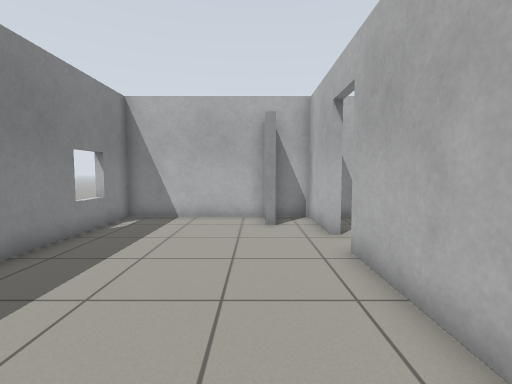
[1] (above)

18 first-person views from a walk through a Gazebo world. The camera is 0.94 m above the floor, tilts 4° down and sees 85° across. The floor is counted in squares, 0.5 m on a side. Each view is taken from the middle of a square. On the plan, view 1 faces up. The plan holds only what a view shows up to about 16 squares ahead; the rest is blank. Simple patterns stand in for the simulator's built-in surfaces.

[2]
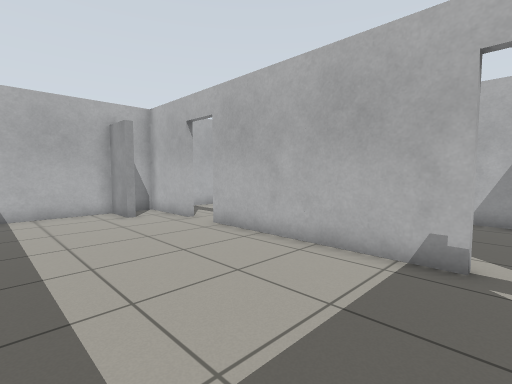

[3]
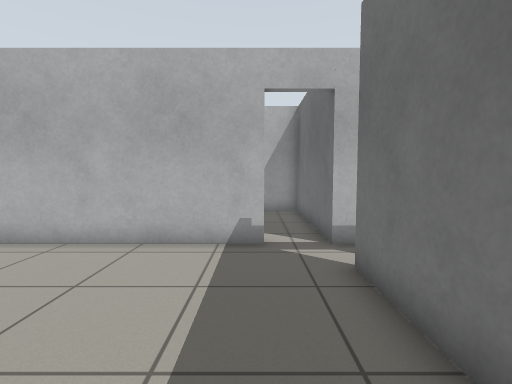

[4]
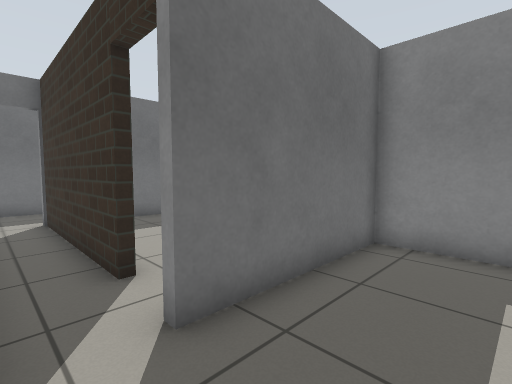

[5]
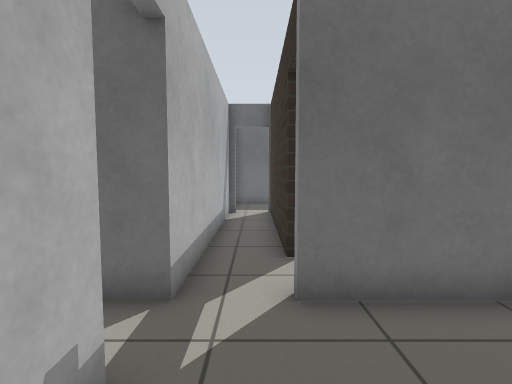

[6]
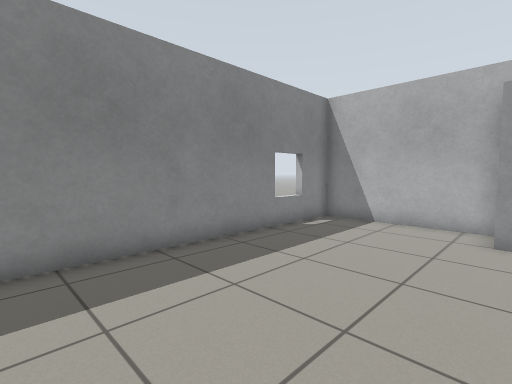

[7]
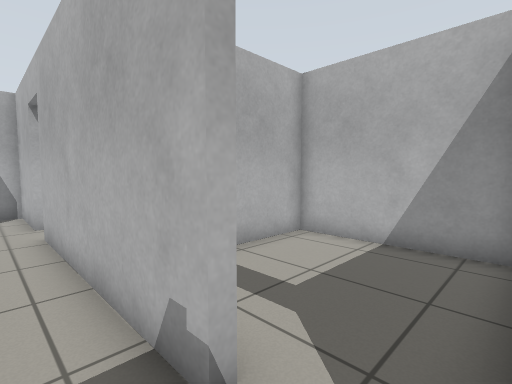

[8]
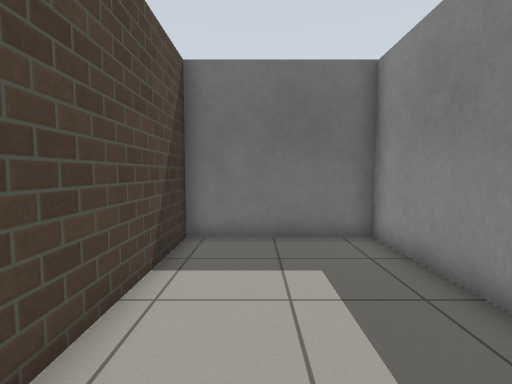

[9]
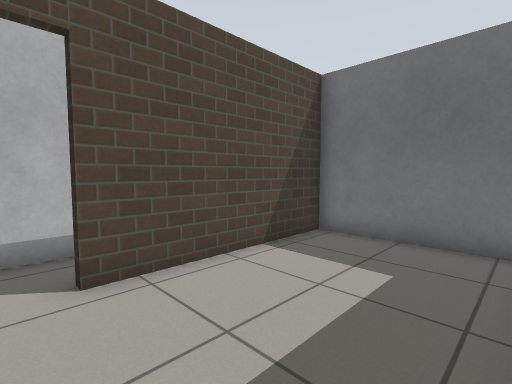

[10]
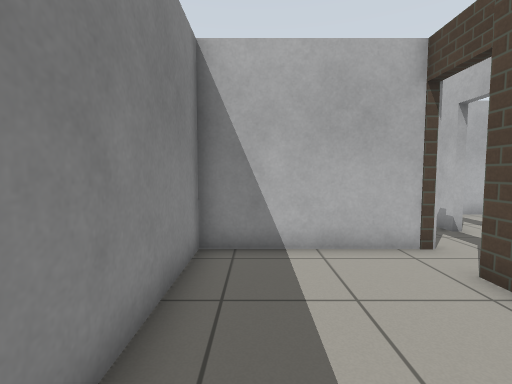

[11]
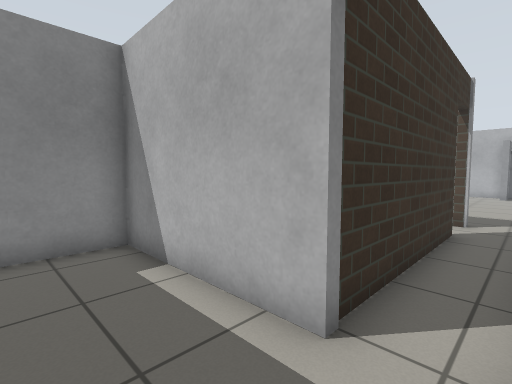

[12]
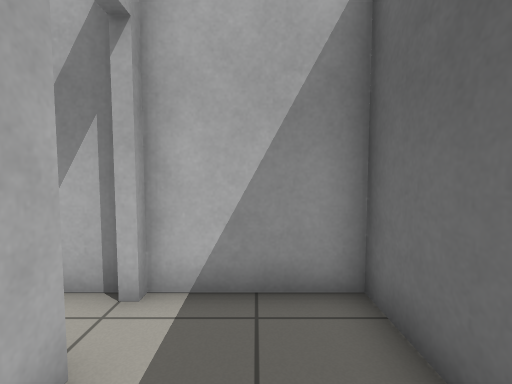

[13]
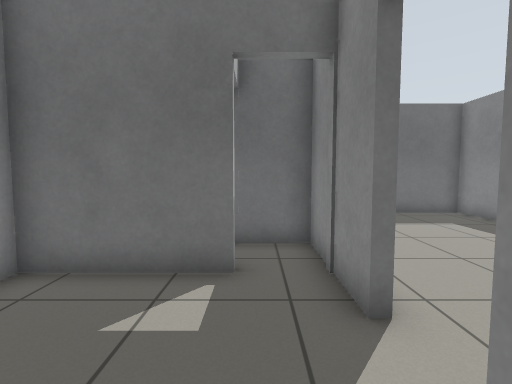

[14]
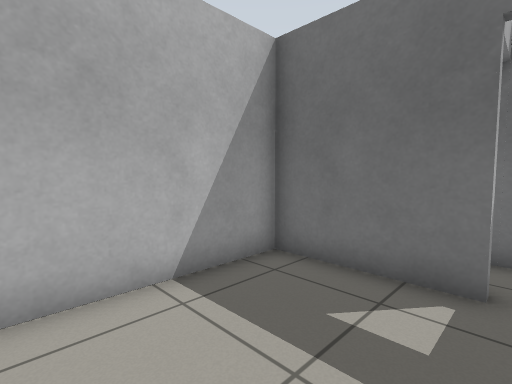

[15]
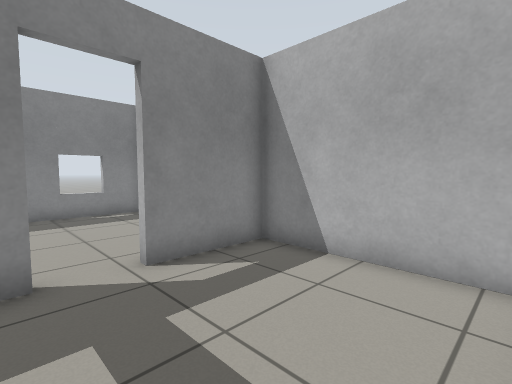

[16]
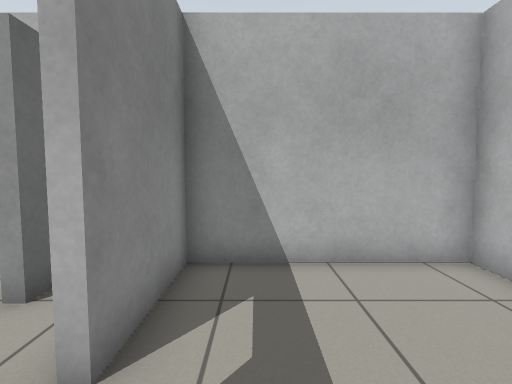

[17]
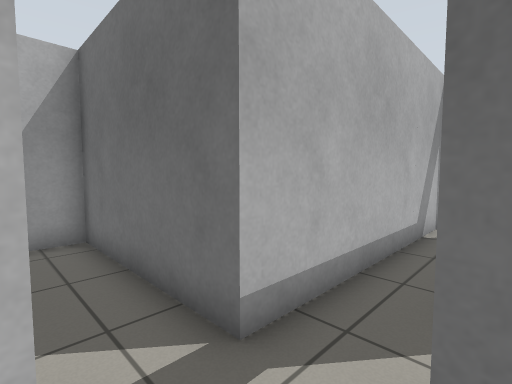

[18]
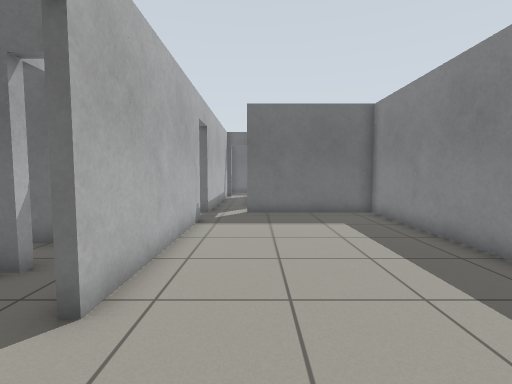

### Floor plan
Points are (right, up) in squares from view 1. A wall is a line through its corners. A room is listed if a view was taken in it or the views show most of it. See-through windows are left out.
Room 1 (views 1, 2, 3, 4, 5, 6, 7, 17, 18)
walls: (2.3, 8.2) (2.3, 11.7) (-5.4, 11.7) (-5.4, -3) (0.3, -3) (0.3, -3.3); (2.3, -1.3) (2.3, 6.5)
ways out: open door at (2.5, 7.5) to room 4; open door at (2.3, -2.3) to room 5; opening at (1, -4) to room 6; open door at (3.5, 5) to room 7
objects: door leaf (1, 10) to (1, 11)
Room 2 (views 8, 9, 10)
walls: (0.3, -3.3) (-5.4, -3.3) (-5.4, -12) (0, -12) (0, -5)
ways out: open door at (0, -4.5) to room 6
Room 3 (views 11, 12)
walls: (-0.2, -15.7) (2.3, -15.7) (2.3, -12.3) (1.9, -12.3); (0.3, -12.3) (-5.4, -12.3) (-5.4, -14.8)
ways out: open door at (1.5, -12) to room 6
Room 4 (views 13, 14, 15, 16)
walls: (2.6, 6.5) (2.6, 5.1); (4.4, 4.9) (8.5, 4.9) (8.5, 11.7) (2.6, 11.7) (2.6, 8.2)
ways out: open door at (2.5, 7.5) to room 1
Room 5 (no view inside)
walls: (2.3, -3) (8.5, -3) (8.5, 2.4) (5.2, 2.4)
ways out: open door at (2.3, -2.3) to room 1; open door at (5, 3.5)
Room 6 (no view inside)
walls: (0.3, -5) (0.3, -12.3); (2.3, -12) (2.3, -3)
ways out: opening at (1, -4) to room 1; open door at (0, -4.5) to room 2; open door at (1.5, -12) to room 3
Room 7 (no view inside)
walls: (2.6, 5.1) (2.6, 2.7) (6, 2.7)
ways out: open door at (3.5, 5) to room 1

Where each view was taken, in squares from view 1:
view 1: 0 up, 0 right, facing up
view 2: 2 down, 4 left, facing up-right
view 3: 1 down, 5 left, facing right
view 4: 0 up, 2 right, facing down-left
view 5: 1 up, 1 right, facing down
view 6: 1 up, 1 right, facing up-left
view 7: 3 down, 1 right, facing up-right
view 8: 4 down, 2 left, facing down
view 9: 4 down, 5 left, facing down-right
view 10: 10 down, 4 left, facing up
view 11: 15 down, 2 right, facing up-left
view 12: 14 down, 2 left, facing right
view 13: 10 up, 4 right, facing down
view 14: 10 up, 4 right, facing down-right
view 15: 6 up, 8 right, facing up-left
view 16: 6 up, 4 right, facing up
view 17: 1 down, 0 right, facing down-right
view 18: 10 up, 0 right, facing down
